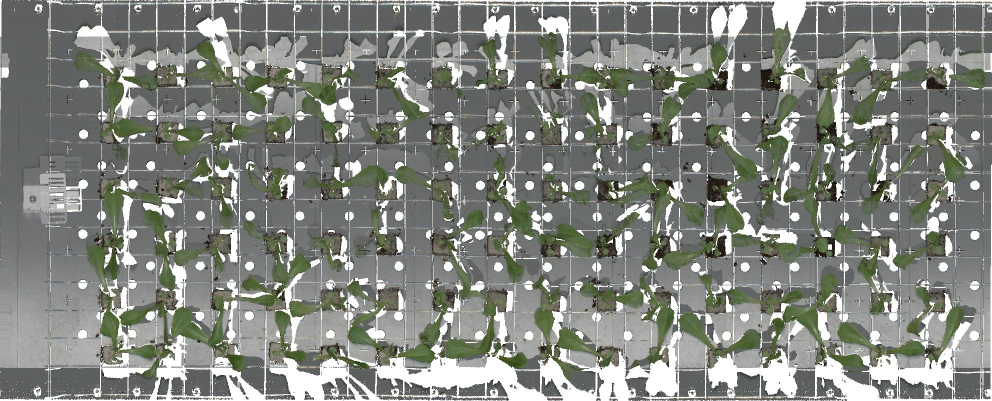
#> input picture ml_yolo_detection/dataset/images/train/11_thumbnail1_bmp.rf.6765ac8531ddc764231a67a6626aeab2.jpg, 1983 x 802 px (shown at 1/2 size); its folder holds only this picture in this run
$ python -i green_segmentation_dbscan.py   (imports and definitions only)
#> lines starting #> are read from the running program, lines starting #| are printed output that depends on the picture; after the words box and inside, x2 and y2 are one past the last pixel; in counts of white or black regions, pixels touching at a corner belong together
#> further down, picture is the input picture: shape (802, 1983, 3); mean B, G, R 127.2, 133.6, 130.3
import cv2
import numpy as np
import os
import glob
from sklearn.cluster import DBSCAN
import time
import csv

# ---------- Green segmentation ----------
def segment_green(img):
    hsv = cv2.cvtColor(img, cv2.COLOR_BGR2HSV)
#> hsv: shape (802, 1983, 3); mean H, S, V 58.6, 21.1, 134.2
    lower_green = np.array([35, 40, 40])
    upper_green = np.array([85, 255, 255])
    mask = cv2.inRange(hsv, lower_green, upper_green)
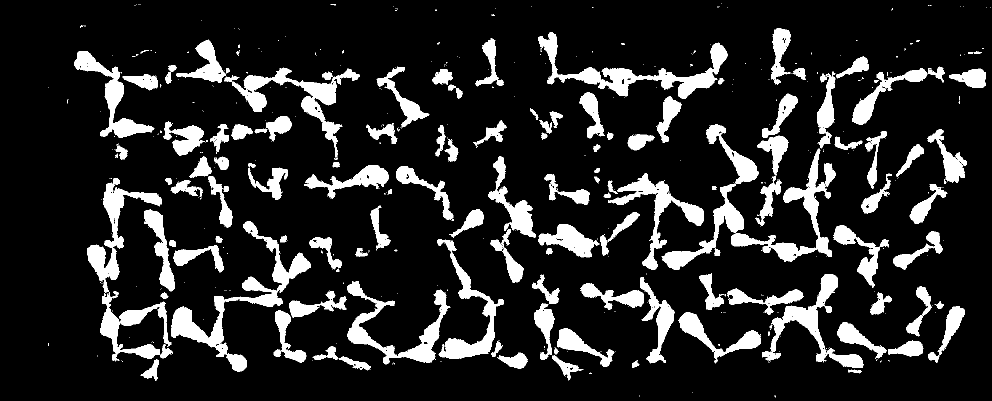
#> mask: shape (802, 1983) (shown at 1/2 size); 14.4% white; 633 white regions (494 under 20 px), largest, box (x1, y1, x2, y2) and area: (342, 442, 622, 744) 12470, (1076, 64, 1456, 198) 10454, (449, 136, 720, 315) 9027

    # Morphology to remove noise
    kernel = np.ones((3, 3), np.uint8)
    mask = cv2.morphologyEx(mask, cv2.MORPH_OPEN, kernel, iterations=1)
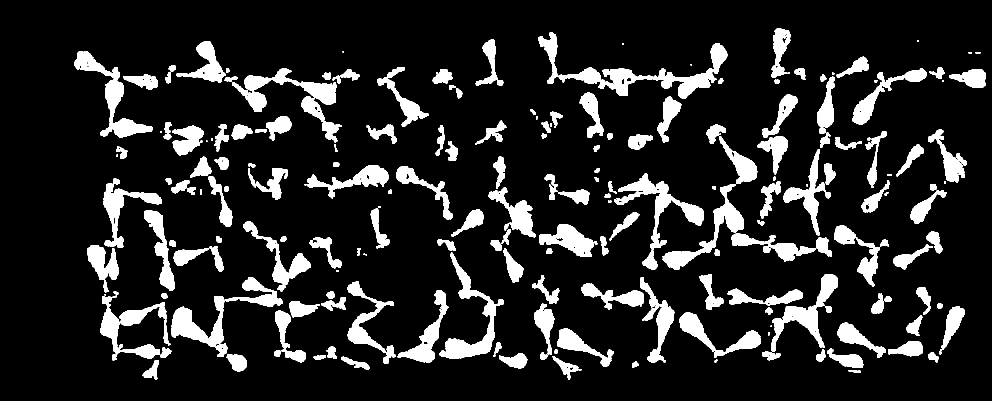
#> mask: shape (802, 1983) (shown at 1/2 size); 13.9% white; 217 white regions (21 under 20 px), largest, box (x1, y1, x2, y2) and area: (1117, 86, 1456, 198) 8502, (464, 137, 684, 285) 7715, (1228, 347, 1408, 539) 6430
    mask = cv2.morphologyEx(mask, cv2.MORPH_CLOSE, kernel, iterations=1)
#> mask: shape (802, 1983); 14.1% white; 170 white regions (13 under 20 px), largest, box (x1, y1, x2, y2) and area: (1325, 249, 1664, 540) 12520, (1076, 64, 1456, 198) 10273, (464, 137, 684, 285) 7787
    return mask

# ---------- Compute plant centroids ----------
# [89 lines left out: functions plant_centroids_from_mask, save_binary_mask, save_colored_plants, process_folder, not called in this run]

# ---------------- Run script ----------------
# [13 lines not run here, left out]

>>> import cv2
>>> picture = cv2.imread('../ml_yolo_detection/dataset/images/train/11_thumbnail1_bmp.rf.6765ac8531ddc764231a67a6626aeab2.jpg')
>>> result = segment_green(picture)

$ run again, on ml_yolo_detection/dataset/images/train/11_thumbnail6_bmp.rf.7b6b9d298f382ec268ada74db4d170e4.jpg
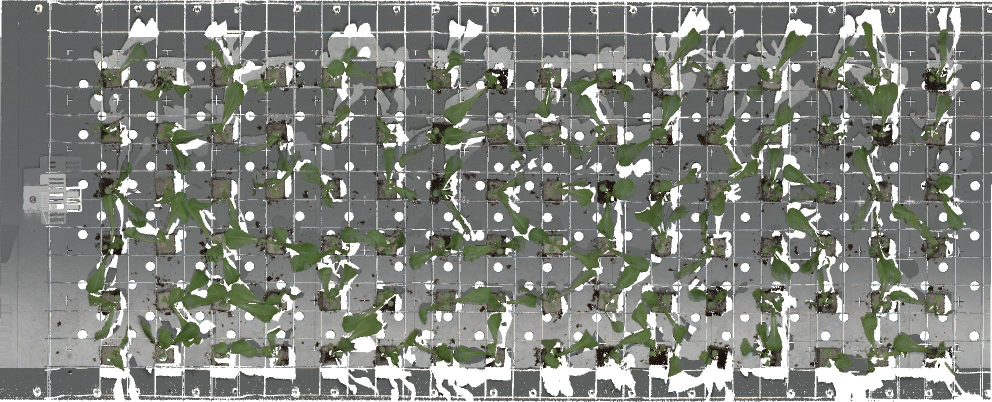
#> input picture ml_yolo_detection/dataset/images/train/11_thumbnail6_bmp.rf.7b6b9d298f382ec268ada74db4d170e4.jpg, 1983 x 803 px (shown at 1/2 size)
#> picture is the input picture: shape (803, 1983, 3); mean B, G, R 125.5, 131.7, 128.7
#> hsv: shape (803, 1983, 3); mean H, S, V 57.4, 21, 132.4
#> in segment_green, `mask = cv2.inRange(hsv, lower_green, upper_green)`:
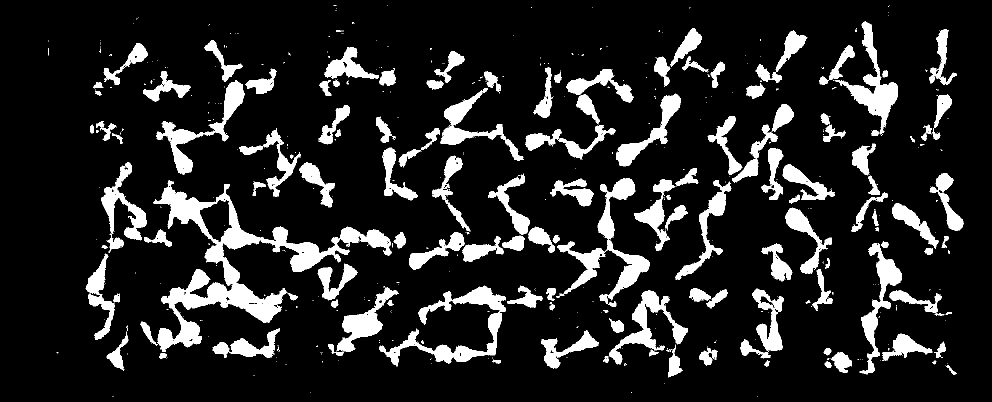
#> mask: shape (803, 1983) (shown at 1/2 size); 13.5% white; 683 white regions (535 under 20 px), largest, box (x1, y1, x2, y2) and area: (307, 361, 699, 704) 27818, (1670, 43, 1796, 271) 6557, (1195, 356, 1300, 601) 6446
#> in segment_green, `mask = cv2.morphologyEx(mask, cv2.MORPH_OPEN, kernel, iterations=1)`:
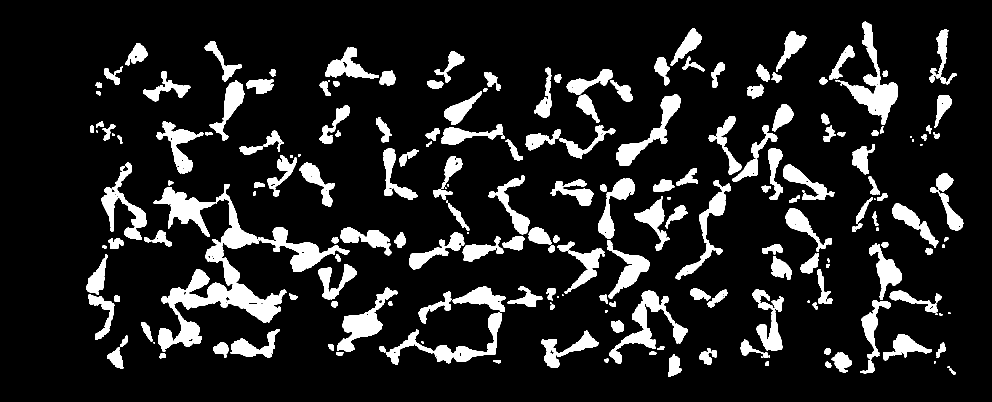
#> mask: shape (803, 1983) (shown at 1/2 size); 13% white; 235 white regions (26 under 20 px), largest, box (x1, y1, x2, y2) and area: (316, 385, 699, 703) 22435, (1681, 43, 1796, 250) 6316, (1218, 580, 1376, 728) 5429
